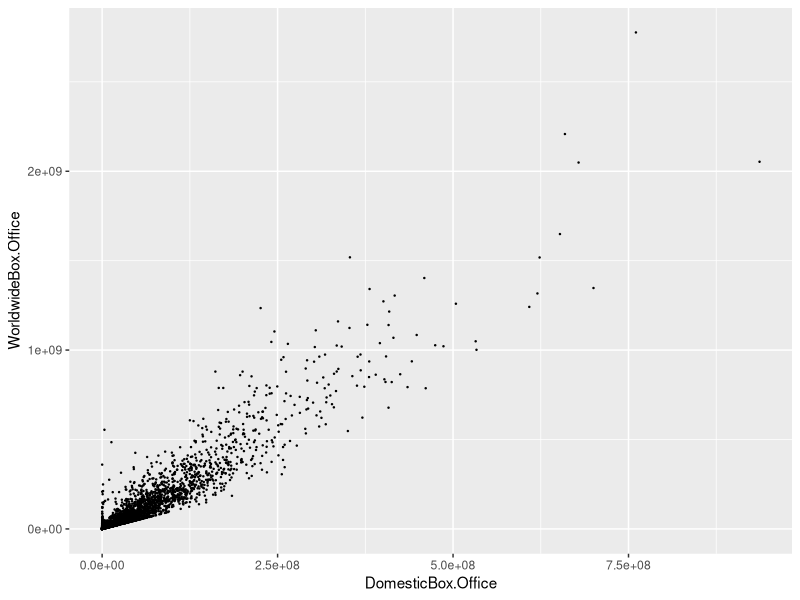
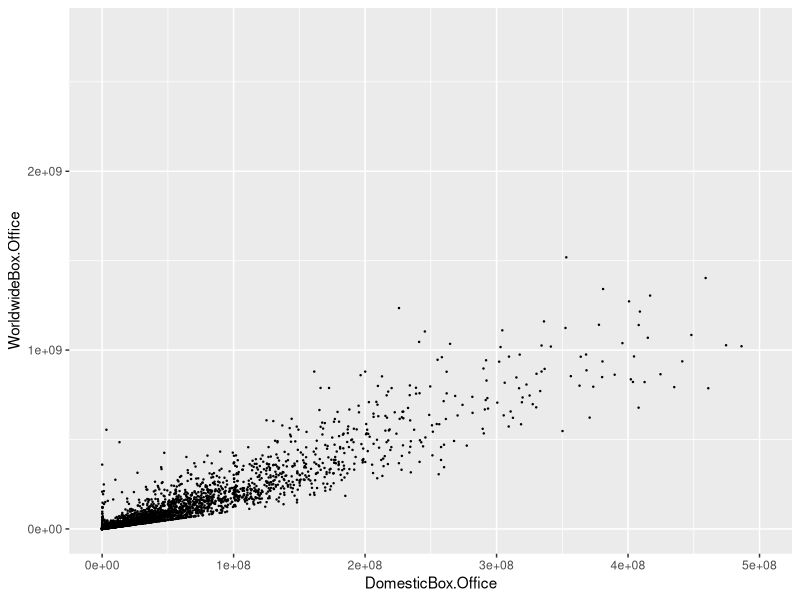
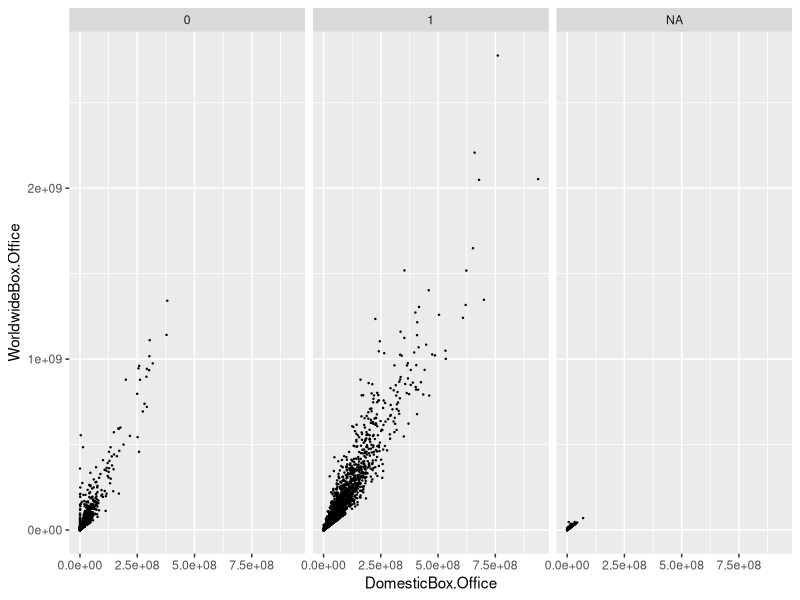
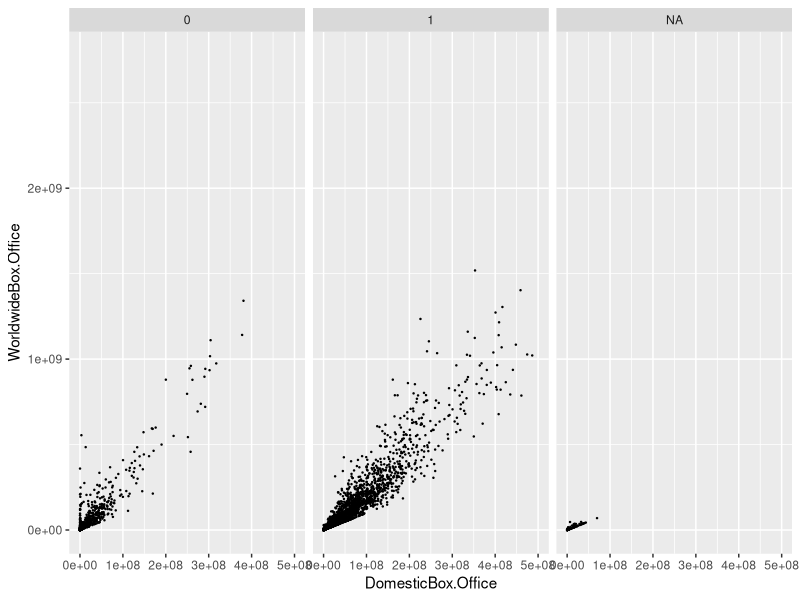

Source code (R) for these figures, in order: (Note: this script raises an error after producing the figures.)
## ---- chunk 1
knitr::opts_chunk$set(echo = TRUE)
## ---- chunk 2
#read movie data
movie=read.csv("Movie_Analysis/movie.csv",stringsAsFactors = FALSE,check.names=FALSE)
movie
#change the row name
row.names(movie)=movie$X
#delete the first column
movie=movie[,-1]
#delete the unuseful and unappropriate variables
movie=movie[,c(-1,-2,-4,-5,-12,-14,-15)]
#delete the observations that has NA values
movie=na.omit(movie)
movie_dummy <- read.csv("Movie_Analysis/movie_dummy.csv")
## ---- chunk 3
# Linear Regression about Budget
fit1 <- lm(`WorldwideBox.Office`~ ProductionBudget + OpeningWeekend + DomesticBox.Office , data=movie_dummy)
summary(fit1)
coef
## ---- chunk 4
library(ggplot2)
# geom_point between DomesticBox.Office and WorldwideBox.office
ggplot(data=movie_dummy,aes(x=DomesticBox.Office, y=WorldwideBox.Office)) +
  geom_point(size=0.2)

# limit the range of x
ggplot(data=movie_dummy,aes(x=DomesticBox.Office, y=WorldwideBox.Office)) +
  geom_point(size=0.2) +
  xlim(0,5.0e+08) 

# facet_wrap by Production countries 
ggplot(data=movie_dummy,aes(x=DomesticBox.Office, y=WorldwideBox.Office)) +
  geom_point(size=0.2,na.rm=F) +
  facet_wrap(~ Production_Countries.US)

# face_wrap + limit the range of x
ggplot(data=movie_dummy,aes(x=DomesticBox.Office, y=WorldwideBox.Office)) +
  geom_point(size=0.2,na.rm=F) +
  facet_wrap(~ Production_Countries.US)+
  xlim(0,5.0e+08) 
## ---- chunk 5
# correlation among variables related to money
library(corrplot)
pr.cor<- cor(na.omit(movie_d[,4:7]));pr.cor
corrplot(pr.cor,method="number",type='lower')

## ---- chunk 6
# geom_bar between month and Worldwide Box office in time order 
library(ggplot2)
month_data <-data.frame(month=factor(movie$month,levels=c("Jan","Feb","Mar","Apr","May","Jun","Jul","Aug","Sep","Oct","Nov","Dec")),'WorldwideBox Office'=movie$'WorldwideBox Office')

ggplot(data=month_data, aes(x=month, y=WorldwideBox.Office)) +
 geom_boxplot()
## ---- chunk 7

ggplot(data=movie_dummy, aes(x=Year, y=WorldwideBox.Office)) +
  geom_point(size=0.4,na.rm=T) 
  
ggplot(data=movie_dummy, aes(x=Year, y=WorldwideBox.Office)) +
  geom_jitter(size=0.3,na.rm=T) +
  xlim(1990,2021)

## ---- chunk 8
# WorldwideBox.office and OpeningWeekend by trailer
ggplot(data=movie_dummy, aes(x=OpeningWeekend, y=WorldwideBox.Office)) +
   geom_point(size=0.3,na.rm=T) +
  facet_wrap(~ Trailer)+
  xlim(0,1e+08)

## ---- chunk 9
table(movie$Genre)
ggplot(data=movie, aes(Genre)) +
  geom_bar()
# Let's put Black Comedy, Concert/Performance, Documentary, Musical, Western to etc. 
genre_data <- movie$Genre
genre_data[genre_data %in% c('Black Comedy','Concert/Performance','Documentary','Musical','Western')]<- "Etc"

ggplot(data=as.data.frame(genre_data),aes(genre_data)) +
  geom_bar()
## ---- chunk 10
Year_data<- movie$Year
Year_data[Year_data %in% c(1930:2000)] <- "1930~2000"
Year_data[Year_data %in% c(2001:2010)]<- "2001~2010"
Year_data[Year_data %in% c(2011:2020)]<- "2011~2020"

genrefit <- as.data.frame(cbind(movie$`WorldwideBox Office`, genre_data, "Year"=Year_data))
genre.fit <- lm(movie$`WorldwideBox Office`~ genre_data, data=genrefit)
summary(genre.fit)
## ---- chunk 11
ggplot(data=genrefit, aes(x=genre_data, y=movie$`WorldwideBox Office`)) +
 geom_bar(stat="identity")

ggplot(data=genrefit, aes(x=genre_data,y=movie$`WorldwideBox Office`)) +
  geom_bar(stat="identity") +
  facet_wrap(~Year) +
  theme(axis.text.x=element_text(angle=60,hjust=1))

## ---- chunk 12
# Production company
product_com <- as.data.frame(table(movie_dummy$Production_Companies))
product_com$Var1[product_com$Freq >=20]
Companies<- as.data.frame(cbind(movie_dummy$WorldwideBox.Office, movie_dummy$Production_Companies))

## ---- chunk 13
# About the storyline of movie (Creative_Type, genre, Source)
ggplot(data=movie,aes(x=Creative_Type, y=`WorldwideBox Office`)) +
  geom_bar(stat="identity")
## ---- chunk 14
movie_source <- movie[movie$Source==c("Based on Comic/Graphic Novel","Based on Factual Book/Article","Based on Fiction Book/Short Story","Based on Folk Tale/Legend/Fairytale","Based on Real Life Events","Based on TV","Original Screenplay","Remake"),]


ggplot(data=movie_source,aes(Source))+
  geom_bar() +
  theme(axis.text.x=element_text(angle=60,hjust=1))

ggplot(data=movie_source, aes(x=Source, y=`WorldwideBox Office`)) +
  geom_bar(stat="identity") +
  theme(axis.text.x = element_text(angle=60,hjust=1))

ggplot(data=movie_source,aes(x=Genre,y=`WorldwideBox Office`)) +
  geom_bar(aes(fill=Source),stat="identity") +
  theme(axis.text.x = element_text(angle=60,hjust=1))
  

ggplot(data=movie_source, aes(x=Genre, y=`WorldwideBox Office`)) +
 geom_bar(stat="identity") +
  theme(axis.text.x = element_text(angle=60,hjust=1)) +
  facet_wrap(~ Source)
## ---- chunk 15
genrefit <- as.data.frame(cbind(movie$`WorldwideBox Office`,genre_data))
genre.fit <- lm(movie$`WorldwideBox Office`~ genre_data, data=genrefit)
summary(genre.fit)
## ---- chunk 16
ggplot(data=genrefit, aes(x=genre_data, y=movie$`WorldwideBox Office`)) +
 geom_bar(stat="identity")

## ---- chunk 17
# Production Companies that have at least 10 movies

log <- movie_dummy$Production_Companies %in% c("Warner Bros.","Regency Enterprises","Working Title Films","Columbia Pictures","Castle Rock Entertainment","Walt Disney Pictures","Participant Media","Universal Pictures","20th Century Fox","Gold Circle Films","Blumhouse","DreamWorks Animation","Marvel Studios","Touchstone","Pictures","Twentieth Century Fox","Amblin Entertainment","DreamWorks Pictures","Jersey Films","Metro-Goldwyn-Mayer Pictures","Davis Entertainment","Tri-Star Pictures","Lucasfilm","Revolution Studios","Silver Pictures","Eon Productions, United Artists","Lakeshore Entertainment","Village Roadshow Productions","Walt Disney Animation Studios")
movie_comp <- cbind(movie_dummy[log,], "Production_Method"=movie[log,"Production_Method"] )


ggplot(data=movie_comp,aes(x=Production_Companies, y=WorldwideBox.Office)) +
         geom_bar(stat="identity", aes(fill=Production_Method)) +
          theme(axis.text.x = element_text(angle=60,hjust=1)) 

ggplot(data=movie, aes(Production_Method)) +
  geom_bar()
         
## ---- chunk 18
a
movie_dummy$Production_Companies %in% c("Warner Bros.","Regency Enterprises","Working Title Films","Columbia Pictures","Castle Rock Entertainment","Walt Disney Pictures","Participant Media","Universal Pictures","20th Century Fox","Gold Circle Films","Blumhouse","DreamWorks Animation","Marvel Studios","Touchstone","Pictures","Twentieth Century Fox","Amblin Entertainment","DreamWorks Pictures","Jersey Films","Metro-Goldwyn-Mayer Pictures","Davis Entertainment","Tri-Star Pictures","Lucasfilm","Revolution Studios","Silver Pictures","Eon Productions, United Artists","Lakeshore Entertainment","Village Roadshow Productions","Walt Disney Animation Studios")
## ---- chunk 19
 movie
        
  
